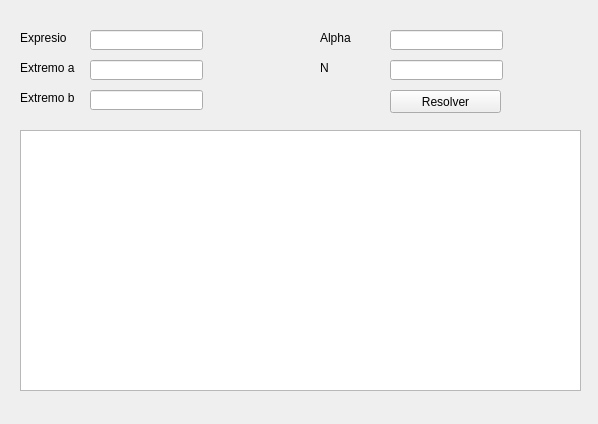
<?xml version="1.0" encoding="UTF-8"?>
<ui version="4.0">
 <class>WRungeEdo</class>
 <widget class="QMainWindow" name="WRungeEdo">
  <property name="geometry">
   <rect>
    <x>0</x>
    <y>0</y>
    <width>598</width>
    <height>424</height>
   </rect>
  </property>
  <property name="windowTitle">
   <string>MainWindow</string>
  </property>
  <widget class="QWidget" name="centralwidget">
   <widget class="QLineEdit" name="leExpresion">
    <property name="geometry">
     <rect>
      <x>90</x>
      <y>30</y>
      <width>113</width>
      <height>20</height>
     </rect>
    </property>
   </widget>
   <widget class="QLabel" name="label">
    <property name="geometry">
     <rect>
      <x>20</x>
      <y>30</y>
      <width>46</width>
      <height>16</height>
     </rect>
    </property>
    <property name="text">
     <string>Expresion</string>
    </property>
   </widget>
   <widget class="QTextEdit" name="teResultado">
    <property name="geometry">
     <rect>
      <x>20</x>
      <y>130</y>
      <width>561</width>
      <height>261</height>
     </rect>
    </property>
   </widget>
   <widget class="QPushButton" name="pbResolver">
    <property name="geometry">
     <rect>
      <x>390</x>
      <y>90</y>
      <width>111</width>
      <height>23</height>
     </rect>
    </property>
    <property name="text">
     <string>Resolver</string>
    </property>
   </widget>
   <widget class="QLineEdit" name="leExa">
    <property name="geometry">
     <rect>
      <x>90</x>
      <y>60</y>
      <width>113</width>
      <height>20</height>
     </rect>
    </property>
   </widget>
   <widget class="QLabel" name="label_2">
    <property name="geometry">
     <rect>
      <x>20</x>
      <y>60</y>
      <width>61</width>
      <height>16</height>
     </rect>
    </property>
    <property name="text">
     <string>Extremo a</string>
    </property>
   </widget>
   <widget class="QLineEdit" name="leExb">
    <property name="geometry">
     <rect>
      <x>90</x>
      <y>90</y>
      <width>113</width>
      <height>20</height>
     </rect>
    </property>
   </widget>
   <widget class="QLabel" name="label_3">
    <property name="geometry">
     <rect>
      <x>20</x>
      <y>90</y>
      <width>61</width>
      <height>16</height>
     </rect>
    </property>
    <property name="text">
     <string>Extremo b</string>
    </property>
   </widget>
   <widget class="QLineEdit" name="leAlpha">
    <property name="geometry">
     <rect>
      <x>390</x>
      <y>30</y>
      <width>113</width>
      <height>20</height>
     </rect>
    </property>
   </widget>
   <widget class="QLabel" name="label_4">
    <property name="geometry">
     <rect>
      <x>320</x>
      <y>30</y>
      <width>46</width>
      <height>16</height>
     </rect>
    </property>
    <property name="text">
     <string>Alpha</string>
    </property>
   </widget>
   <widget class="QLabel" name="label_5">
    <property name="geometry">
     <rect>
      <x>320</x>
      <y>60</y>
      <width>46</width>
      <height>16</height>
     </rect>
    </property>
    <property name="text">
     <string>N</string>
    </property>
   </widget>
   <widget class="QLineEdit" name="leEne">
    <property name="geometry">
     <rect>
      <x>390</x>
      <y>60</y>
      <width>113</width>
      <height>20</height>
     </rect>
    </property>
   </widget>
  </widget>
 </widget>
 <tabstops>
  <tabstop>leExpresion</tabstop>
  <tabstop>leExa</tabstop>
  <tabstop>leExb</tabstop>
  <tabstop>leAlpha</tabstop>
  <tabstop>leEne</tabstop>
  <tabstop>pbResolver</tabstop>
  <tabstop>teResultado</tabstop>
 </tabstops>
 <resources/>
 <connections/>
</ui>
